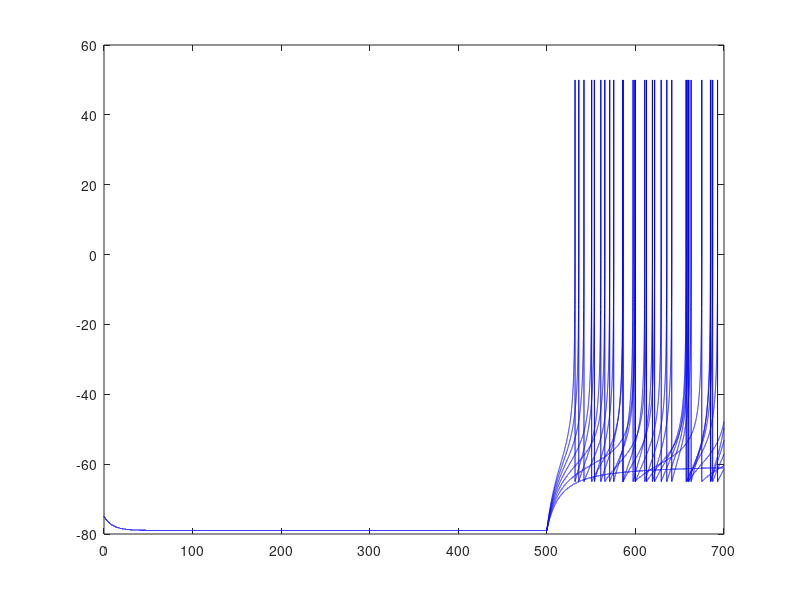
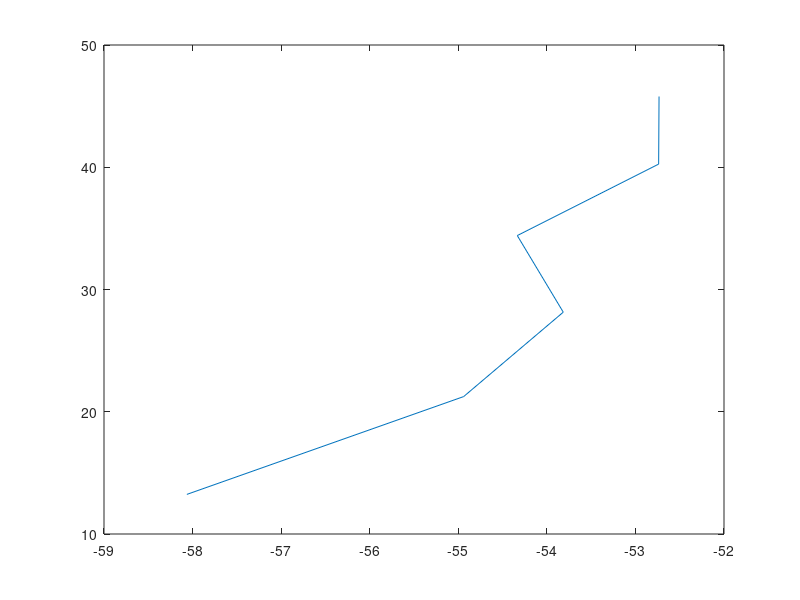
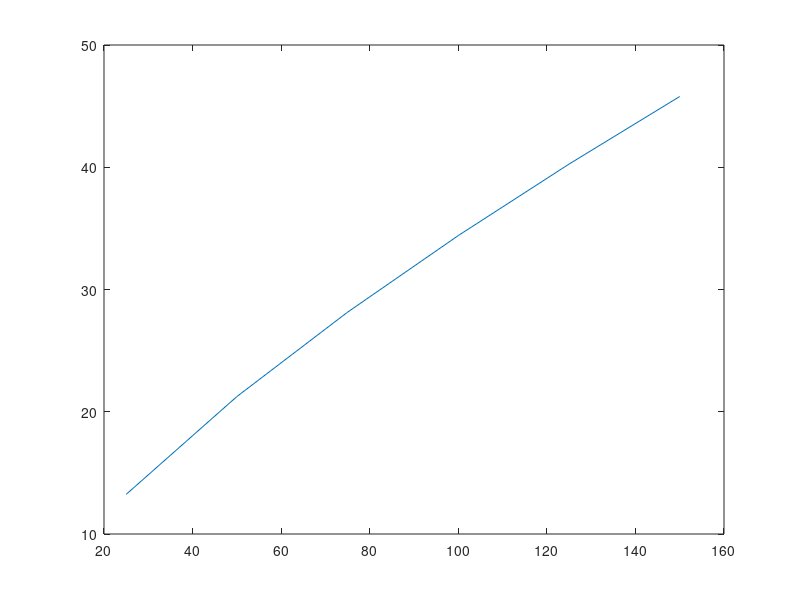

MATLAB code to generate these figures, in order:
function  [FI,IDC,Ri,VRi]=AdExIF_withNoise();
% %% Touboul and Brette notation 
dt = 0.01; %in ms
SR=(1/dt)*1000;
Ttot=.7;
t = 0:dt:Ttot*1000;
gnoise=0;% slp= 15 90//140; slp 2 = 140 slp 5 135; slp 10 122 ///  for slp 2 control=140 and leak 185
C = 170;
gL= 25;%25 under all other conditions
gLL =0;%%0/15 --- 15 nS base for LIF
EL=-75;
slp=15;   
Vr=-65;%%-65 default; -95 for slp = 1; -90 slp = 2; -90 slp = 5; -72 slp = 10
Vt=-60;

for jj = 1;
Istep=[];
spikefrequency=[];
 
IDC=0:25:150;%%slp = 
% IDC=55;%% 282-252//343-326.5  
countC=1;
voltage=zeros(1,length(IDC));

for j = 1:length(IDC);
    
v = ones(1,length(t));
v(:,:)=-75;

count = 1;
spidx = []; 

filterfrequency = 100;
dt_ins = dt/1000;

df = 1/(Ttot+dt_ins);% freq resolution
fidx = 1:length(t)/2;% it has to be N/2 pts, where N = length(t)
faxis = (fidx-1)*df;
%make the phases
Rr = randn(size(fidx));% ~N(0,1) over [-1,1]
distribphases = exp(1i*pi*Rr);% on the unit circle
%make the amplitudes - filtered
filterf = 1./(1+faxis/filterfrequency); % see the PSD of an OU process,
% note: missing a 2pi and a square!!! PSD(f) = 2D/((1/tau)^2+(2pif)^2)
fourierA = distribphases.*filterf; % representation in fourier domain
% make it conj-symmetric so the ifft is real
fourierB = fliplr(conj(fourierA));
nss = [0,fourierA,fourierB];
signal = ifft(nss);
if ~isreal(signal)
    disp('trouble');
end
Inoise = signal;
scaling = std(Inoise);
Inoise = Inoise/scaling;
% trsf = fft(Inoise);
% PS = trsf.*conj(trsf);
% loglog(faxis,PS(1:length(faxis)));

Inoise = Inoise*gnoise; %

Itrace = Inoise(1:1:end);%in time as the variables

% Itrace = zeros(size(t));
%Inoise = zeros(size(0:dt/2:Ttot*1000));


for i = 1:length(t)-1;
%             if t(i) > 800 || t(i)< 200;
            if t(i)<500;
            I(j)=-205;
            else
                I(j)=IDC(j);
            end

        fv_i =(-gL*(v(i)-EL)+gL*slp*exp((v(i)-Vt)/slp)+I(j)+Itrace(i)-gLL*(v(i)-EL))/C;
    
        k1v = dt*fv_i;
        
        v(i+1) = v(i)+k1v;

        
        
    if  v(i)>0 %%% -55 mV
        v(i+1) = Vr;
 
        spidx(count) = i/SR;
        count = count+1;
    end
         
            
end

v(v>0) = 50;
vv(j)=v(1,end)';

% vm=v;
% t=t;
figure(1);
plot (t,v,'b');hold on
% stdV=std(v)
% figure(2);
% % plot (v(1:end-1),diff(v),'b');
% % hold on;

if length(spidx)>1;
spikefrequency(countC)=mean(1./(diff(spidx)));
Istep(countC)=IDC(j);
Vstep(countC)=mean(v(600/dt:end));
countC=countC+1;

end
end
current=IDC;

Ri=diff(vv)./diff(IDC);
Ri=(Ri/1e-9);
Ri=Ri/1e6;
VRi=vv(2:end)';
FI{jj}=[Vstep',Istep',spikefrequency'];
end
figure(22);
plot(FI{1}(:,1),FI{1}(:,3)); hold on;
figure(23);
plot(FI{1}(:,2),FI{1}(:,3)); hold on;

return